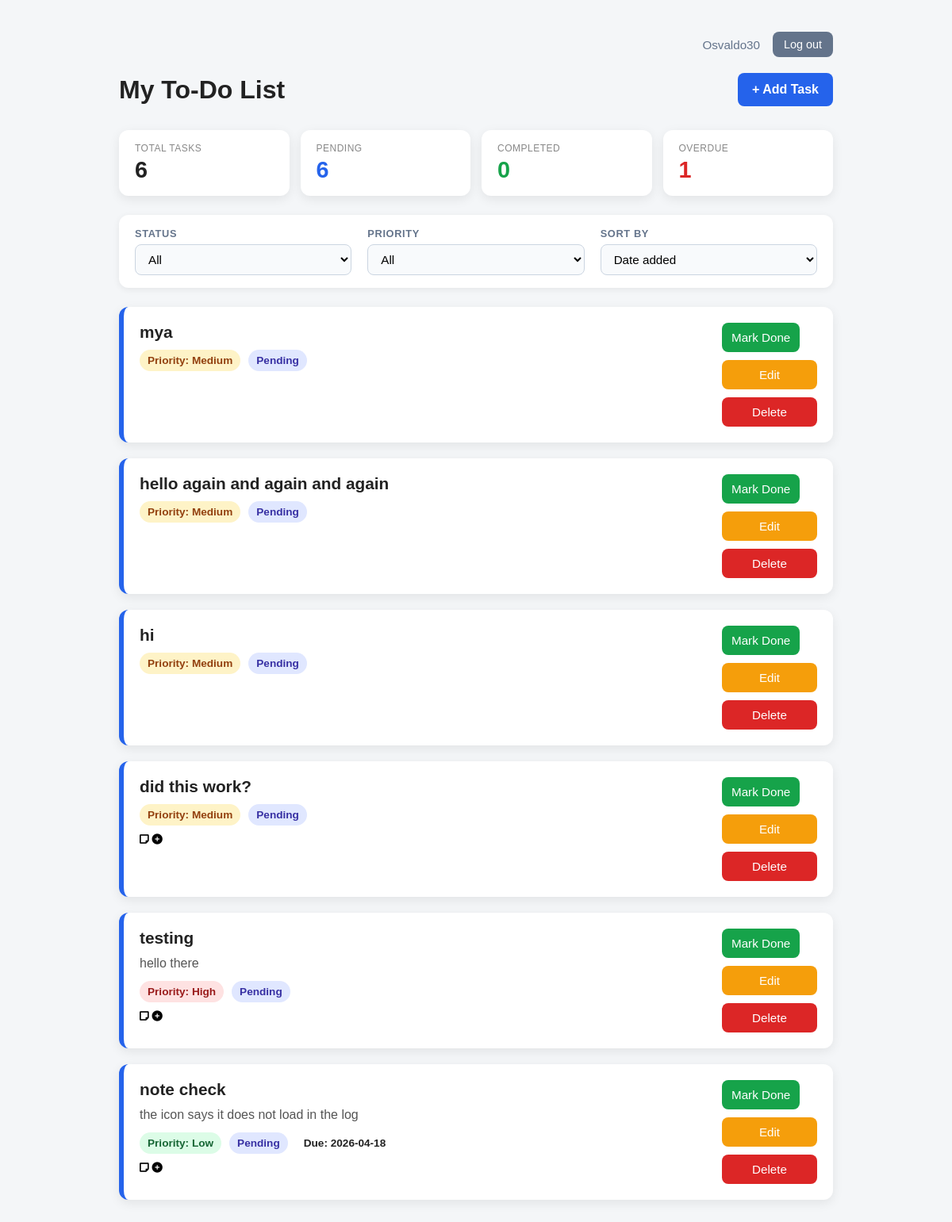
The app's page /tasks (signed in) with its own data.
### todos/models.py (models this page shows, shortened)
class Task(models.Model):
    class Priority(models.TextChoices):
        LOW = "Low", "Low"
        MEDIUM = "Medium", "Medium"
        HIGH = "High", "High"
    class Status(models.TextChoices):
        PENDING = "Pending", "Pending"
        COMPLETED = "Completed", "Completed"
    user = models.ForeignKey(
        settings.AUTH_USER_MODEL,
        on_delete=models.CASCADE,
        related_name="tasks",
    )
    title = models.CharField(max_length=200)
    description = models.TextField(blank=True)
    priority = models.CharField(
        max_length=20,
        choices=Priority.choices,
        default=Priority.MEDIUM,
    )
    due_date = models.DateField(null=True, blank=True)
    status = models.CharField(
        max_length=20,
        choices=Status.choices,
        default=Status.PENDING,
    )
    notes = models.TextField(blank=True, null=True)
    class Meta:
        ordering = ["-id"]

### todos/views/task_view.py (the view)
# urls.py: path("tasks", task_view.task_list, name="task_list"),
@login_required
def task_list(request: HttpRequest) -> HttpResponse:
    logger.debug("User %s accessing task list page", request.user.id)
    return render(request, "todos/tasks_list.html", task_list_page_context(request))

### todos/views/task_view.py (called while the page is built)
def _count_overdue(tasks: list) -> int:
    today = date.today()
    logger.debug("Checking for overdue tasks relative to today's date %s", today)
    n = 0
    for t in tasks:
        if t.status != Task.Status.PENDING or not t.due_date:
            continue
        if t.due_date < today:
            n += 1
    logger.debug("Found %s overdue tasks out of %s total", n, len(tasks))
    return n

def _summary_stats(tasks: list) -> dict:
    logger.debug("Summary of stats is %s tasks", len(tasks))
    stats = {
        "total": len(tasks),
        "pending": sum(1 for t in tasks if t.status == Task.Status.PENDING),
        "completed": sum(1 for t in tasks if t.status == Task.Status.COMPLETED),
        "overdue": _count_overdue(tasks),
    }
    logger.debug("Stats calculated: %s", stats)
    return stats

### todos/templates/todos/tasks_list.html (shortened to what this page needs)
{% load static %}
<!DOCTYPE html>
<html lang="en">
<head>
    <link rel="stylesheet" href="https://cdnjs.cloudflare.com/ajax/libs/font-awesome/6.0.0-beta3/css/all.min.css">
</head>
<body>
    <div class="container">
        {% include "todos/user_nav.html" %}
        <div class="header">
            <h1>My To-Do List</h1>
            <a href="{% url 'add_task' %}" class="add-btn">+ Add Task</a>
        </div>
        <div class="stats-bar">
            <div class="stat-card">
                <div class="label">Total tasks</div>
                <div class="number stat-total">{{ total }}</div>
            </div>
            <div class="stat-card">
                <div class="label">Pending</div>
                <div class="number stat-pending">{{ pending }}</div>
            </div>
            <div class="stat-card">
                <div class="label">Completed</div>
                <div class="number stat-completed">{{ completed }}</div>
            </div>
            <div class="stat-card">
                <div class="label">Overdue</div>
                <div class="number stat-overdue">{{ overdue }}</div>
            </div>
        </div>
        <form method="get" action="{% url 'task_list' %}" class="controls">
            <div class="control-group">
                <label for="status-select">Status</label>
                <select id="status-select" name="status" onchange="this.form.submit()">
                    <option value="all"       {% if filter_status == 'all'       %}selected{% endif %}>All</option>
                </select>
            </div>
            <div class="control-group">
                <label for="priority-select">Priority</label>
                <select id="priority-select" name="priority" onchange="this.form.submit()">
                    <option value="all"    {% if filter_priority == 'all'    %}selected{% endif %}>All</option>
                </select>
            </div>
            <div class="control-group">
                <label for="sort-select">Sort by</label>
                <select id="sort-select" name="sort" onchange="this.form.submit()">
                    <option value="id"       {% if sort_by == 'id'       %}selected{% endif %}>Date added</option>
                </select>
            </div>
        </form>
        {% if tasks %}
        <div class="task-list">
            {% for task in tasks %}
            <div class="task-card {% if task.status == 'Completed' %}completed{% endif %}">
                <div class="task-top">
                    <div class="task-info">
                        <h2>
                            {% if task.status == 'Completed' %}
                            <s>{{ task.title }}</s>
                            {% else %}
                            {{ task.title }}
                            {% endif %}
                        </h2>
                        {% if task.description %}
                        <p>{{ task.description }}</p>
                        {% endif %}
                        <div class="meta">
                            <span class="badge
                                {% if task.priority == 'Low' %}priority-low
                                {% elif task.priority == 'Medium' %}priority-medium
                                {% elif task.priority == 'High' %}priority-high
                                {% endif %}">
                                Priority: {{ task.priority }}
                            </span>
                            <span class="badge {% if task.status == 'Completed' %}status-complete{% else %}status-pending{% endif %}">
                                {{ task.status }}
                            </span>
                            {% if task.due_date %}
                            <span class="badge">
                                Due: {{ task.due_date|date:"Y-m-d" }}
                            </span>
                            {% endif %}
                        </div>
                        {% if task.notes %}
                        <button type="button" class="toggle-notes-btn" onclick="toggleNotes('{{ task.pk }}')" style="background: none; border: none; cursor: pointer; margin-top: 10px;">
                            <i class="fas fa-sticky-note"></i>
                            <i id="plus-icon-{{ task.pk }}" class="fas fa-plus-circle" style="display: inline;"></i>
                        </button>
                        {% endif %}
                    </div>
                    <div class="task-actions">
                        <form action="{% url 'toggle_task' task.pk %}" method="post">
                            <button type="submit" class="toggle-btn">
                                {% if task.status == 'Completed' %}Mark Pending{% else %}Mark Done{% endif %}
                            </button>
                        </form>
                        <a href="{% url 'edit_task' task.pk %}" class="edit-btn">Edit</a>
                        <a href="{% url 'delete_task' task.pk %}" class="delete-btn">Delete</a>
                    </div>
                </div>
            </div>
            {% endfor %}
        </div>
        {% else %}
        <div class="empty-state">
            <h2>No tasks yet</h2>
            <p>Start by adding your first task.</p>
        </div>
        {% endif %}
    </div>
</body>
</html>

### todos/templates/todos/user_nav.html (shortened to what this page needs)
<div class="user-nav">
    <span class="user-nav-name">{{ user.username }}</span>
    <form action="{% url 'logout' %}" method="post" class="user-nav-logout">
        <button type="submit" class="user-nav-logout-btn">Log out</button>
    </form>
</div>

### todos/templates/todos/tasks_list.html (style rules this page uses)
* { box-sizing: border-box; margin: 0; padding: 0; font-family: Arial, sans-serif; }
body { background-color: #f4f6f8; color: #222; padding: 40px 20px; }
.container { max-width: 900px; margin: 0 auto; }
.header { display: flex; justify-content: space-between; align-items: center; margin-bottom: 30px; }
.header h1 { font-size: 2rem; }
.add-btn { text-decoration: none; background-color: #2563eb; color: white; padding: 12px 18px; border-radius: 8px; font-weight: bold; transition: background-color 0.2s ease; }
.task-list { display: grid; gap: 20px; }
.task-card { background-color: white; border-radius: 12px; padding: 20px; box-shadow: 0 4px 14px rgba(0, 0, 0, 0.08); border-left: 6px solid #2563eb; }
.task-top { display: flex; justify-content: space-between; align-items: flex-start; gap: 20px; }
.task-info h2 { font-size: 1.3rem; margin-bottom: 8px; }
.task-info p { color: #555; margin-bottom: 10px; line-height: 1.5; }
.meta { display: flex; flex-wrap: wrap; gap: 10px; margin-top: 10px; }
.badge { display: inline-block; padding: 6px 10px; border-radius: 999px; font-size: 0.85rem; font-weight: bold; }
.priority-low { background-color: #dcfce7; color: #166534; }
.priority-medium { background-color: #fef3c7; color: #92400e; }
.priority-high { background-color: #fee2e2; color: #991b1b; }
.status-pending { background-color: #e0e7ff; color: #3730a3; }
.task-actions { display: flex; flex-direction: column; gap: 10px; min-width: 120px; }
.task-actions a, .task-actions button { text-align: center; text-decoration: none; padding: 10px 12px; border: none; border-radius: 8px; font-size: 0.95rem; cursor: pointer; transition: opacity 0.2s ease; }
.edit-btn { background-color: #f59e0b; color: white; }
.delete-btn { background-color: #dc2626; color: white; }
.toggle-btn { background-color: #16a34a; color: white; }
.controls { background: white; border-radius: 12px; padding: 16px 20px; box-shadow: 0 2px 8px rgba(0,0,0,0.07); margin-bottom: 24px; display: flex; gap: 20px; flex-wrap: wrap; }
.control-group { display: flex; flex-direction: column; gap: 6px; flex: 1; min-width: 140px; }
.control-group label { font-size: 0.8rem; font-weight: 700; text-transform: uppercase; letter-spacing: 0.05em; color: #64748b; }
.control-group select { padding: 9px 12px; border: 1px solid #cbd5e1; border-radius: 8px; font-size: 0.95rem; background-color: #f8fafc; cursor: pointer; }
.stats-bar { display: grid; grid-template-columns: repeat(4, 1fr); gap: 14px; margin-bottom: 24px; }
.stat-card { background-color: white; border-radius: 12px; padding: 16px 20px; box-shadow: 0 4px 14px rgba(0, 0, 0, 0.08); }
.stat-card .label { font-size: 0.75rem; text-transform: uppercase; letter-spacing: 0.5px; color: #888; margin-bottom: 4px; }
.stat-card .number { font-size: 1.8rem; font-weight: bold; }
.stat-total { color: #222; }
.stat-pending { color: #2563eb; }
.stat-completed { color: #16a34a; }
.stat-overdue { color: #dc2626; }
.user-nav { display: flex; justify-content: flex-end; align-items: center; gap: 16px; margin-bottom: 20px; }
.user-nav-name { color: #64748b; font-size: 0.95rem; }
.user-nav-logout { display: inline; margin: 0; }
.user-nav-logout-btn { background: #64748b; color: white; border: none; padding: 8px 14px; border-radius: 8px; cursor: pointer; font-size: 0.9rem; }

### records on screen
Task: title "mya", priority "Medium", status "Pending", shows "Mark Done"
Task: title "hello again and again and again", priority "Medium", status "Pending", shows "Mark Done"
Task: title "hi", priority "Medium", status "Pending", shows "Mark Done"
Task: title "did this work?", priority "Medium", status "Pending", shows "Mark Done"
Task: title "testing", description "hello there", priority "High", status "Pending", shows "Mark Done"
Task: title "note check", description "the icon says it does not load in the log", priority "Low", status "Pending", due_date "2026-04-18", shows "Mark Done"

### other values on screen
{{ user.username }} "Osvaldo30"
{{ total }} "6"
{{ pending }} "6"
{{ completed }} "0"
{{ overdue }} "1"
